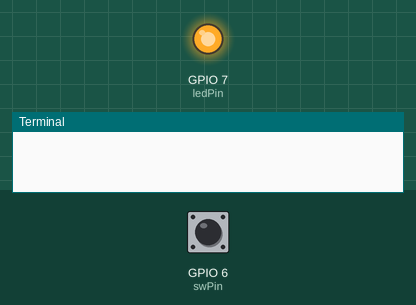
A program run on a simulated Raspberry Pi (BCM pin numbers). Shown: output pins drawn as LEDs (lit = HIGH), the last lines printed to the terminal. The test bench sets the inputs (shaded band); at power-on: GPIO 6 (swPin) HIGH.

Above: at 1.2 s.
1.3 s: GPIO 6 (swPin) pulled LOW for 0.15 s
At 2.5 s:
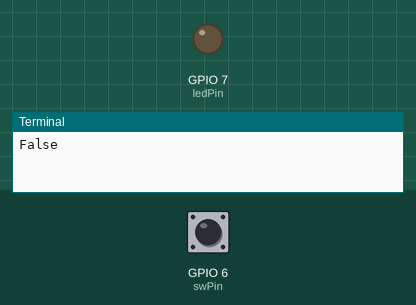
2.9 s: GPIO 6 (swPin) pulled LOW for 1 s
At 5.0 s:
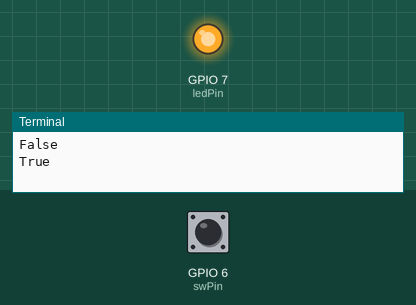
5.4 s: GPIO 6 (swPin) pulled LOW for 3.2 s
At 9.7 s:
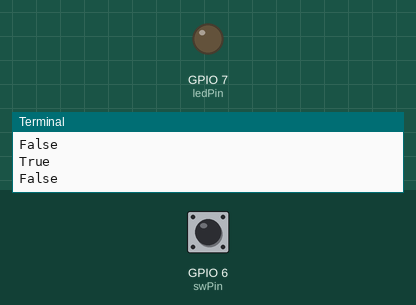
Timing chart, 0 to 11.2 s (numbered marks = the images above; inputs shaded):
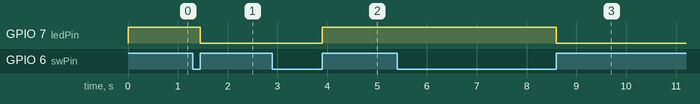

The program:

inTest1.py
```python
import RPi.GPIO as GPIO
import time

swPin = 6
ledPin = 7
flag = True
GPIO.setmode(GPIO.BCM)
GPIO.setup(swPin, GPIO.IN)
GPIO.setup(ledPin, GPIO.OUT)

def my_callback(channel):
	global flag
	if flag == False:
		flag = True
		print(flag)
	else:
		flag = False
		print(flag)

GPIO.add_event_detect(swPin, GPIO.RISING, callback = my_callback)

try:
	while True:
		if flag == True:
			GPIO.output(ledPin, GPIO.HIGH)
		else:
			GPIO.output(ledPin, GPIO.LOW)
except KeyboardInterrupt:
	GPIO.cleanup()
```

Measured:
- after the input at 1.3 s, GPIO 7 (ledPin): HIGH → LOW after 0.15 s
- after the input at 2.9 s, GPIO 7 (ledPin): LOW → HIGH after 1.0 s
- after the input at 5.4 s, GPIO 7 (ledPin): HIGH → LOW after 3.2 s
